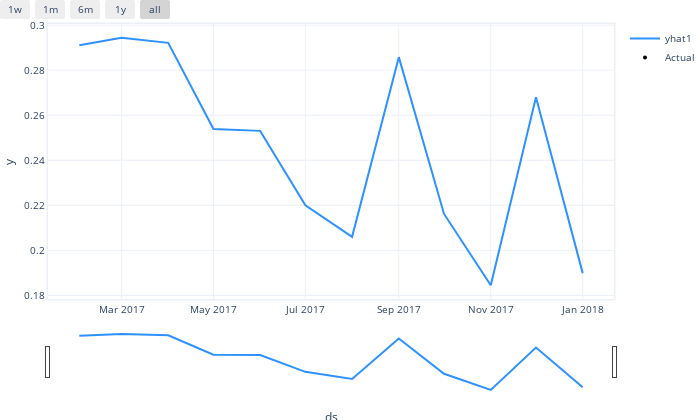

Notebook source saved alongside this figure:
### Code cell
fig

### Figure 1 — Plotly figure (JSON) as saved in the notebook; plotly's stock layout.template omitted (floating-point values rounded to 4 significant figures)
{"data": [{"fill": "none", "line": {"color": "rgba(45, 146, 255, 1.0)", "width": 2}, "mode": "lines", "name": "yhat1", "type": "scatter", "x": ["2017-02-01T00:00:00", "2017-03-01T00:00:00", "2017-04-01T00:00:00", "2017-05-01T00:00:00", "2017-06-01T00:00:00", "2017-07-01T00:00:00", "2017-08-01T00:00:00", "2017-09-01T00:00:00", "2017-10-01T00:00:00", "2017-11-01T00:00:00", "2017-12-01T00:00:00", "2018-01-01T00:00:00"], "y": [0.2911, 0.2944, 0.2922, 0.2539, 0.2531, 0.22, 0.206, 0.2858, 0.2162, 0.1845, 0.268, 0.1899]}, {"marker": {"color": "black", "size": 4}, "mode": "markers", "name": "Actual", "type": "scatter", "x": ["2017-02-01T00:00:00", "2017-03-01T00:00:00", "2017-04-01T00:00:00", "2017-05-01T00:00:00", "2017-06-01T00:00:00", "2017-07-01T00:00:00", "2017-08-01T00:00:00", "2017-09-01T00:00:00", "2017-10-01T00:00:00", "2017-11-01T00:00:00", "2017-12-01T00:00:00", "2018-01-01T00:00:00"], "y": [null, null, null, null, null, null, null, null, null, null, null, null]}], "layout": {"autosize": true, "font": {"size": 10}, "height": 420, "hovermode": "x unified", "margin": {"b": 0, "l": 0, "pad": 0, "r": 10, "t": 10}, "showlegend": true, "title": {"font": {"size": 12}}, "width": 700, "xaxis": {"linewidth": 1.5, "mirror": true, "rangeselector": {"buttons": [{"count": 7, "label": "1w", "step": "day", "stepmode": "backward"}, {"count": 1, "label": "1m", "step": "month", "stepmode": "backward"}, {"count": 6, "label": "6m", "step": "month", "stepmode": "backward"}, {"count": 1, "label": "1y", "step": "year", "stepmode": "backward"}, {"step": "all"}]}, "rangeslider": {"visible": true}, "showline": true, "title": {"text": "ds"}, "type": "date"}, "yaxis": {"linewidth": 1.5, "mirror": true, "showline": true, "title": {"text": "y"}}}}
